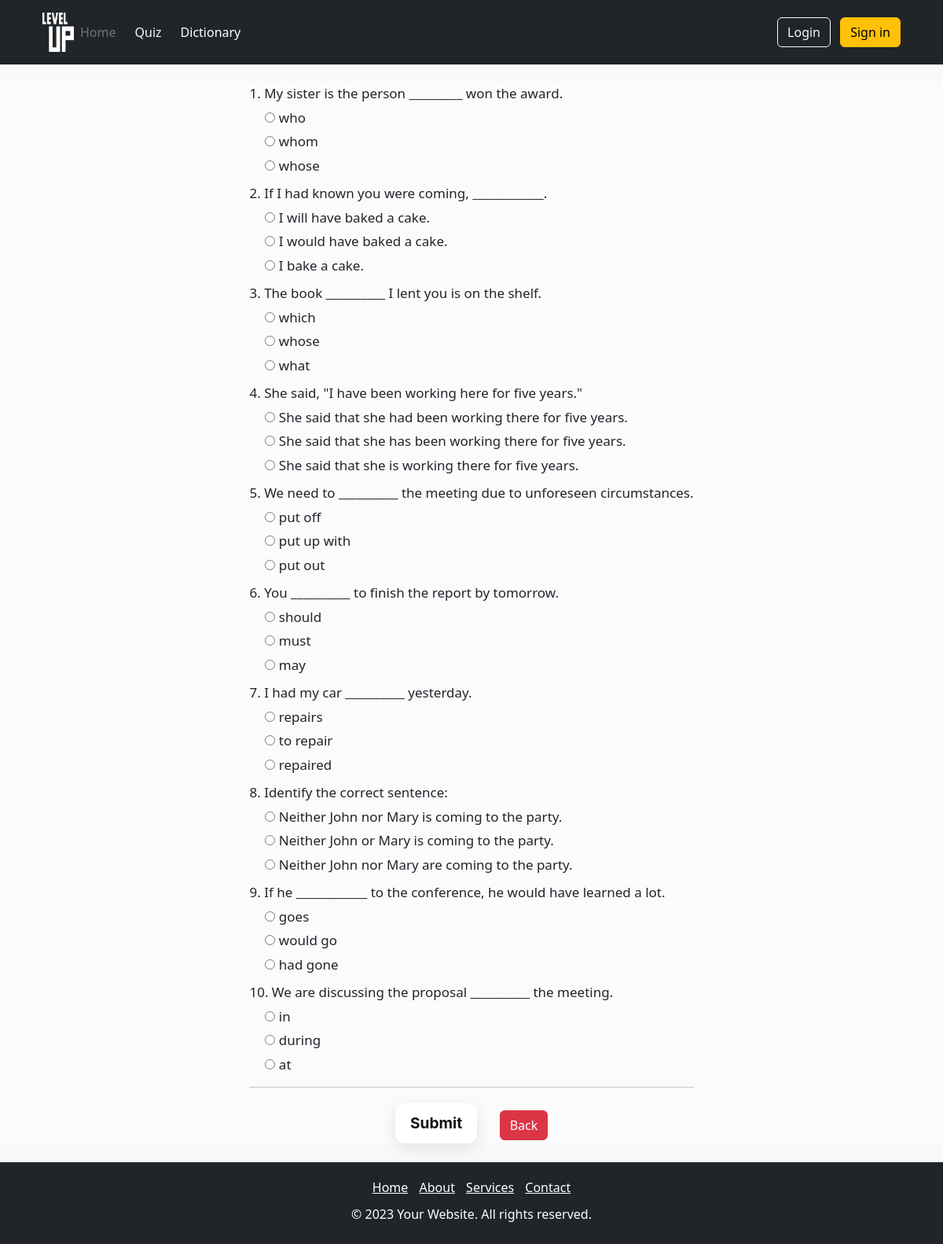
Page /category/1/ on the committed database.
### quiz_app/models.py (models this page shows, shortened)
class Question(models.Model):
    category = models.ForeignKey(Category, on_delete=models.CASCADE, related_name='choices')
    question = models.CharField(verbose_name="question", max_length=250)
    modified_at = models.DateTimeField(auto_now=True)

class Choice(models.Model):
    question = models.ForeignKey(Question, on_delete=models.CASCADE)
    choice = models.CharField(verbose_name="choice", max_length=100)
    is_correct = models.BooleanField(default=False, verbose_name="Right answer")
    position = models.IntegerField(verbose_name="position")
    modified_at = models.DateTimeField(auto_now=True)
    class Meta:
        unique_together = [
            ("question", "choice"),
            ("question", "position")
        ]
        ordering = ("position",)

### quiz_app/views.py (the view)
# urls.py: path('category/<int:pk>/', get_questions, name='category'),
def get_questions(request, pk):
    questions = Question.objects.filter(category_id=pk)
    categories = Category.objects.all()
    choices = Choice.objects.all()
    if request.user.is_authenticated:
        profile = Profile.objects.get(pk=request.user.pk)
    else:
        profile = Profile.objects.all()
    context = {
        'questions': questions,
        'choices': choices,
        'categories': categories,
        'profile': profile,
    }
    return render(request, 'quiz_app/get_questions.html', context)

### quiz_app/templates/quiz_app/get_questions.html (shortened to what this page needs)
{% extends 'base.html' %}
{% load static %}
{% block main %}
<div class="quiz-container text-dark">
    <form action="{% url 'quiz_results'%}" method="post">
        {% for question in questions %}
        <div class="question">
            <p>{{ forloop.counter }}. {{ question.question }}</p>
            <div class="choices-container">
                {% for choice in choices %}
                {% if choice.question_id == question.id %}
                <div class="choice">
                    <input type="radio" id="choice{{ choice.id }}" name="question{{ question.id }}"
                           value="{{ choice.id }}">
                    <label for="choice{{ choice.id }}">{{ choice.choice }}</label>
                </div>
                {% endif %}
                {% endfor %}
            </div>
        </div>
        {% endfor %}
        <hr>
        <div class="button-test">
            <button class="button-35" type="submit">Submit</button>
                <a href="{% url 'index' %}" class="btn btn-danger ms-4">Back</a>
        </div>
    </form>
</div>
{% endblock %}

### quiz_app/static/quiz_app/css/style.css (style rules this page uses)
body { margin: 0; padding: 0; display: flex; flex-direction: column; min-height: 100vh; background: #fbfbfd; }
.quiz-container { text-align: center; }
.question { margin-bottom: 40px; font-size: 17px; }
.button-35 { align-items: center; background-color: #fff; border-radius: 12px; box-shadow: transparent 0 0 0 3px, rgba(18, 18, 18, .1) 0 6px 20px; box-sizing: border-box; color: #121212; cursor: pointer; display: inline-flex; flex: 1 1 auto; font-family: Inter, sans-serif; font-size: 1.2rem; font-weight: 700; justify-content: center; line-height: 1; margin: 0; outline: none; padding: 1rem 1.2rem; text-align: center; text-decoration: none; transition: box-shadow .2s, -webkit-box-shadow .2s; white-space: nowrap; border: 0; user-select: none; -webkit-user-select: none; touch-action: manipulation; }

### quiz_app/templates/quiz_app/get_questions.html (style rules this page uses)
.quiz-container { display: flex; flex-direction: column; align-items: center; }
.question { text-align: left; margin-bottom: 10px; }
.question p { margin-bottom: 5px; }
.choices-container { margin-left: 20px; }
.choice { margin-bottom: 5px; }
.button-test { margin-top: 20px; }

### rows in the picture
Question: question "My sister is the person _________ won the award."
Choice: choice "who"
Choice: choice "whom"
Choice: choice "whose"
Question: question "If I had known you were coming, ____________."
Choice: choice "I will have baked a cake."
Choice: choice "I would have baked a cake."
Choice: choice "I bake a cake."
Question: question "The book __________ I lent you is on the shelf."
Choice: choice "which"
Choice: choice "whose"
Choice: choice "what"
Question: question "She said, \"I have been working here for five years.\""
Choice: choice "She said that she had been working there for five years."
Choice: choice "She said that she has been working there for five years."
Choice: choice "She said that she is working there for five years."
Question: question "We need to __________ the meeting due to unforeseen circumstances."
Choice: choice "put off"
Choice: choice "put up with"
Choice: choice "put out"
Question: question "You __________ to finish the report by tomorrow."
Choice: choice "should"
Choice: choice "must"
Choice: choice "may"
Question: question "I had my car __________ yesterday."
Choice: choice "repairs"
Choice: choice "to repair"
Choice: choice "repaired"
Question: question "Identify the correct sentence:"
Choice: choice "Neither John nor Mary is coming to the party."
Choice: choice "Neither John or Mary is coming to the party."
Choice: choice "Neither John nor Mary are coming to the party."
Question: question "If he ____________ to the conference, he would have learned a lot."
Choice: choice "goes"
Choice: choice "would go"
Choice: choice "had gone"
Question: question "We are discussing the proposal __________ the meeting."
Choice: choice "in"
Choice: choice "during"
Choice: choice "at"
